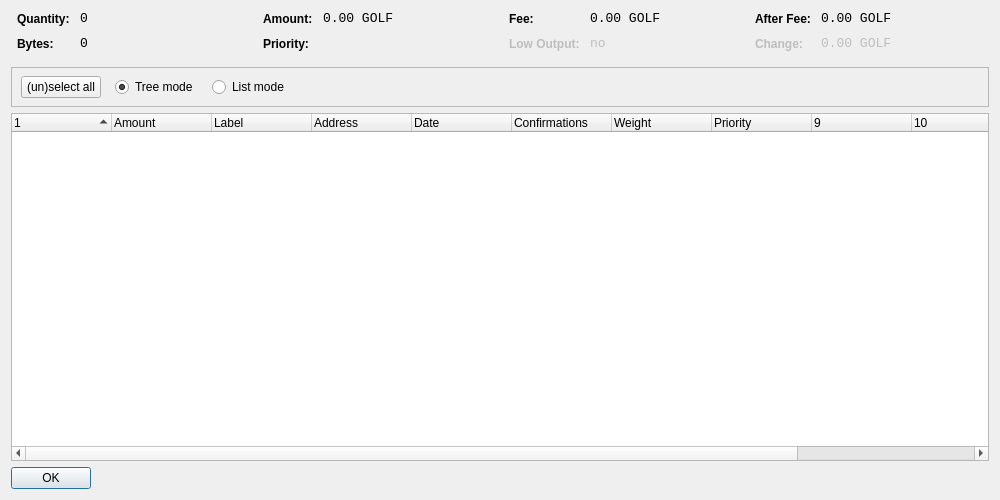
<?xml version="1.0" encoding="UTF-8"?>
<ui version="4.0">
 <class>CoinControlDialog</class>
 <widget class="QWidget" name="CoinControlDialog">
  <property name="geometry">
   <rect>
    <x>0</x>
    <y>0</y>
    <width>1000</width>
    <height>500</height>
   </rect>
  </property>
  <property name="windowTitle">
   <string>Coin Control</string>
  </property>
  <layout class="QVBoxLayout" name="verticalLayout">
   <item>
    <layout class="QHBoxLayout" name="horizontalLayoutTop" stretch="0,0,0,0">
     <property name="topMargin">
      <number>0</number>
     </property>
     <property name="bottomMargin">
      <number>10</number>
     </property>
     <item>
      <layout class="QFormLayout" name="formLayoutCoinControl1">
       <property name="horizontalSpacing">
        <number>10</number>
       </property>
       <property name="verticalSpacing">
        <number>10</number>
       </property>
       <property name="leftMargin">
        <number>6</number>
       </property>
       <property name="rightMargin">
        <number>6</number>
       </property>
       <item row="0" column="0">
        <widget class="QLabel" name="labelCoinControlQuantityText">
         <property name="styleSheet">
          <string notr="true">font-weight:bold;</string>
         </property>
         <property name="text">
          <string>Quantity:</string>
         </property>
        </widget>
       </item>
       <item row="0" column="1">
        <widget class="QLabel" name="labelCoinControlQuantity">
         <property name="font">
          <font>
           <family>Monospace</family>
           <pointsize>10</pointsize>
          </font>
         </property>
         <property name="cursor">
          <cursorShape>IBeamCursor</cursorShape>
         </property>
         <property name="contextMenuPolicy">
          <enum>Qt::ActionsContextMenu</enum>
         </property>
         <property name="text">
          <string notr="true">0</string>
         </property>
         <property name="textInteractionFlags">
          <set>Qt::LinksAccessibleByMouse|Qt::TextSelectableByKeyboard|Qt::TextSelectableByMouse</set>
         </property>
        </widget>
       </item>
       <item row="1" column="0">
        <widget class="QLabel" name="labelCoinControlBytesText">
         <property name="styleSheet">
          <string notr="true">font-weight:bold;</string>
         </property>
         <property name="text">
          <string>Bytes:</string>
         </property>
        </widget>
       </item>
       <item row="1" column="1">
        <widget class="QLabel" name="labelCoinControlBytes">
         <property name="font">
          <font>
           <family>Monospace</family>
           <pointsize>10</pointsize>
          </font>
         </property>
         <property name="cursor">
          <cursorShape>IBeamCursor</cursorShape>
         </property>
         <property name="contextMenuPolicy">
          <enum>Qt::ActionsContextMenu</enum>
         </property>
         <property name="text">
          <string notr="true">0</string>
         </property>
         <property name="textInteractionFlags">
          <set>Qt::LinksAccessibleByMouse|Qt::TextSelectableByKeyboard|Qt::TextSelectableByMouse</set>
         </property>
        </widget>
       </item>
      </layout>
     </item>
     <item>
      <layout class="QFormLayout" name="formLayoutCoinControl2">
       <property name="horizontalSpacing">
        <number>10</number>
       </property>
       <property name="verticalSpacing">
        <number>10</number>
       </property>
       <property name="leftMargin">
        <number>6</number>
       </property>
       <property name="rightMargin">
        <number>6</number>
       </property>
       <item row="0" column="0">
        <widget class="QLabel" name="labelCoinControlAmountText">
         <property name="styleSheet">
          <string notr="true">font-weight:bold;</string>
         </property>
         <property name="text">
          <string>Amount:</string>
         </property>
        </widget>
       </item>
       <item row="0" column="1">
        <widget class="QLabel" name="labelCoinControlAmount">
         <property name="font">
          <font>
           <family>Monospace</family>
           <pointsize>10</pointsize>
          </font>
         </property>
         <property name="cursor">
          <cursorShape>IBeamCursor</cursorShape>
         </property>
         <property name="contextMenuPolicy">
          <enum>Qt::ActionsContextMenu</enum>
         </property>
         <property name="text">
          <string notr="true">0.00 GOLF</string>
         </property>
         <property name="textInteractionFlags">
          <set>Qt::LinksAccessibleByMouse|Qt::TextSelectableByKeyboard|Qt::TextSelectableByMouse</set>
         </property>
        </widget>
       </item>
       <item row="1" column="0">
        <widget class="QLabel" name="labelCoinControlPriorityText">
         <property name="styleSheet">
          <string notr="true">font-weight:bold;</string>
         </property>
         <property name="text">
          <string>Priority:</string>
         </property>
        </widget>
       </item>
       <item row="1" column="1">
        <widget class="QLabel" name="labelCoinControlPriority">
         <property name="font">
          <font>
           <family>Monospace</family>
           <pointsize>10</pointsize>
          </font>
         </property>
         <property name="cursor">
          <cursorShape>IBeamCursor</cursorShape>
         </property>
         <property name="contextMenuPolicy">
          <enum>Qt::ActionsContextMenu</enum>
         </property>
         <property name="text">
          <string/>
         </property>
         <property name="textInteractionFlags">
          <set>Qt::LinksAccessibleByMouse|Qt::TextSelectableByKeyboard|Qt::TextSelectableByMouse</set>
         </property>
        </widget>
       </item>
      </layout>
     </item>
     <item>
      <layout class="QFormLayout" name="formLayoutCoinControl3">
       <property name="horizontalSpacing">
        <number>10</number>
       </property>
       <property name="verticalSpacing">
        <number>10</number>
       </property>
       <property name="leftMargin">
        <number>6</number>
       </property>
       <property name="rightMargin">
        <number>6</number>
       </property>
       <item row="0" column="0">
        <widget class="QLabel" name="labelCoinControlFeeText">
         <property name="styleSheet">
          <string notr="true">font-weight:bold;</string>
         </property>
         <property name="text">
          <string>Fee:</string>
         </property>
        </widget>
       </item>
       <item row="0" column="1">
        <widget class="QLabel" name="labelCoinControlFee">
         <property name="font">
          <font>
           <family>Monospace</family>
           <pointsize>10</pointsize>
          </font>
         </property>
         <property name="cursor">
          <cursorShape>IBeamCursor</cursorShape>
         </property>
         <property name="contextMenuPolicy">
          <enum>Qt::ActionsContextMenu</enum>
         </property>
         <property name="text">
          <string notr="true">0.00 GOLF</string>
         </property>
         <property name="textInteractionFlags">
          <set>Qt::LinksAccessibleByMouse|Qt::TextSelectableByKeyboard|Qt::TextSelectableByMouse</set>
         </property>
        </widget>
       </item>
       <item row="1" column="0">
        <widget class="QLabel" name="labelCoinControlLowOutputText">
         <property name="enabled">
          <bool>false</bool>
         </property>
         <property name="styleSheet">
          <string notr="true">font-weight:bold;</string>
         </property>
         <property name="text">
          <string>Low Output:</string>
         </property>
        </widget>
       </item>
       <item row="1" column="1">
        <widget class="QLabel" name="labelCoinControlLowOutput">
         <property name="enabled">
          <bool>false</bool>
         </property>
         <property name="font">
          <font>
           <family>Monospace</family>
           <pointsize>10</pointsize>
          </font>
         </property>
         <property name="cursor">
          <cursorShape>IBeamCursor</cursorShape>
         </property>
         <property name="contextMenuPolicy">
          <enum>Qt::ActionsContextMenu</enum>
         </property>
         <property name="text">
          <string>no</string>
         </property>
         <property name="textInteractionFlags">
          <set>Qt::LinksAccessibleByMouse|Qt::TextSelectableByKeyboard|Qt::TextSelectableByMouse</set>
         </property>
        </widget>
       </item>
      </layout>
     </item>
     <item>
      <layout class="QFormLayout" name="formLayoutCoinControl4">
       <property name="horizontalSpacing">
        <number>10</number>
       </property>
       <property name="verticalSpacing">
        <number>10</number>
       </property>
       <property name="leftMargin">
        <number>6</number>
       </property>
       <property name="rightMargin">
        <number>6</number>
       </property>
       <item row="0" column="0">
        <widget class="QLabel" name="labelCoinControlAfterFeeText">
         <property name="styleSheet">
          <string notr="true">font-weight:bold;</string>
         </property>
         <property name="text">
          <string>After Fee:</string>
         </property>
        </widget>
       </item>
       <item row="0" column="1">
        <widget class="QLabel" name="labelCoinControlAfterFee">
         <property name="font">
          <font>
           <family>Monospace</family>
           <pointsize>10</pointsize>
          </font>
         </property>
         <property name="cursor">
          <cursorShape>IBeamCursor</cursorShape>
         </property>
         <property name="contextMenuPolicy">
          <enum>Qt::ActionsContextMenu</enum>
         </property>
         <property name="text">
          <string notr="true">0.00 GOLF</string>
         </property>
         <property name="textInteractionFlags">
          <set>Qt::LinksAccessibleByMouse|Qt::TextSelectableByKeyboard|Qt::TextSelectableByMouse</set>
         </property>
        </widget>
       </item>
       <item row="1" column="0">
        <widget class="QLabel" name="labelCoinControlChangeText">
         <property name="enabled">
          <bool>false</bool>
         </property>
         <property name="styleSheet">
          <string notr="true">font-weight:bold;</string>
         </property>
         <property name="text">
          <string>Change:</string>
         </property>
        </widget>
       </item>
       <item row="1" column="1">
        <widget class="QLabel" name="labelCoinControlChange">
         <property name="enabled">
          <bool>false</bool>
         </property>
         <property name="font">
          <font>
           <family>Monospace</family>
           <pointsize>10</pointsize>
          </font>
         </property>
         <property name="cursor">
          <cursorShape>IBeamCursor</cursorShape>
         </property>
         <property name="contextMenuPolicy">
          <enum>Qt::ActionsContextMenu</enum>
         </property>
         <property name="text">
          <string notr="true">0.00 GOLF</string>
         </property>
         <property name="textInteractionFlags">
          <set>Qt::LinksAccessibleByMouse|Qt::TextSelectableByKeyboard|Qt::TextSelectableByMouse</set>
         </property>
        </widget>
       </item>
      </layout>
     </item>
    </layout>
   </item>
   <item>
    <widget class="QFrame" name="frame">
     <property name="minimumSize">
      <size>
       <width>0</width>
       <height>40</height>
      </size>
     </property>
     <property name="frameShape">
      <enum>QFrame::StyledPanel</enum>
     </property>
     <property name="frameShadow">
      <enum>QFrame::Sunken</enum>
     </property>
     <widget class="QWidget" name="horizontalLayoutWidget">
      <property name="geometry">
       <rect>
        <x>10</x>
        <y>0</y>
        <width>781</width>
        <height>41</height>
       </rect>
      </property>
      <layout class="QHBoxLayout" name="horizontalLayoutPanel" stretch="0,0,0,0">
       <property name="spacing">
        <number>14</number>
       </property>
       <item>
        <widget class="QPushButton" name="pushButtonSelectAll">
         <property name="sizePolicy">
          <sizepolicy hsizetype="Maximum" vsizetype="Fixed">
           <horstretch>0</horstretch>
           <verstretch>0</verstretch>
          </sizepolicy>
         </property>
         <property name="text">
          <string>(un)select all</string>
         </property>
        </widget>
       </item>
       <item>
        <widget class="QRadioButton" name="radioTreeMode">
         <property name="sizePolicy">
          <sizepolicy hsizetype="Maximum" vsizetype="Fixed">
           <horstretch>0</horstretch>
           <verstretch>0</verstretch>
          </sizepolicy>
         </property>
         <property name="text">
          <string>Tree mode</string>
         </property>
         <property name="checked">
          <bool>true</bool>
         </property>
        </widget>
       </item>
       <item>
        <widget class="QRadioButton" name="radioListMode">
         <property name="sizePolicy">
          <sizepolicy hsizetype="Maximum" vsizetype="Fixed">
           <horstretch>0</horstretch>
           <verstretch>0</verstretch>
          </sizepolicy>
         </property>
         <property name="text">
          <string>List mode</string>
         </property>
        </widget>
       </item>
       <item>
        <spacer name="horizontalSpacer">
         <property name="orientation">
          <enum>Qt::Horizontal</enum>
         </property>
         <property name="sizeHint" stdset="0">
          <size>
           <width>40</width>
           <height>20</height>
          </size>
         </property>
        </spacer>
       </item>
      </layout>
     </widget>
    </widget>
   </item>
   <item>
    <widget class="CoinControlTreeWidget" name="treeWidget">
     <property name="contextMenuPolicy">
      <enum>Qt::CustomContextMenu</enum>
     </property>
     <property name="sortingEnabled">
      <bool>false</bool>
     </property>
     <property name="columnCount">
      <number>12</number>
     </property>
     <attribute name="headerShowSortIndicator" stdset="0">
      <bool>true</bool>
     </attribute>
     <attribute name="headerStretchLastSection">
      <bool>false</bool>
     </attribute>
     <column>
      <property name="text">
       <string/>
      </property>
     </column>
     <column>
      <property name="text">
       <string>Amount</string>
      </property>
     </column>
     <column>
      <property name="text">
       <string>Label</string>
      </property>
     </column>
     <column>
      <property name="text">
       <string>Address</string>
      </property>
     </column>
     <column>
      <property name="text">
       <string>Date</string>
      </property>
     </column>
     <column>
      <property name="text">
       <string>Confirmations</string>
      </property>
      <property name="toolTip">
       <string>Confirmed</string>
      </property>
     </column>
     <column>
      <property name="text">
       <string>Weight</string>
      </property>
     </column>
     <column>
      <property name="text">
       <string>Priority</string>
      </property>
     </column>
     <column>
      <property name="text">
       <string/>
      </property>
     </column>
     <column>
      <property name="text">
       <string/>
      </property>
     </column>
     <column>
      <property name="text">
       <string/>
      </property>
     </column>
     <column>
      <property name="text">
       <string/>
      </property>
     </column>
    </widget>
   </item>
   <item>
    <widget class="QDialogButtonBox" name="buttonBox">
     <property name="sizePolicy">
      <sizepolicy hsizetype="Maximum" vsizetype="Fixed">
       <horstretch>0</horstretch>
       <verstretch>0</verstretch>
      </sizepolicy>
     </property>
     <property name="orientation">
      <enum>Qt::Horizontal</enum>
     </property>
     <property name="standardButtons">
      <set>QDialogButtonBox::Ok</set>
     </property>
    </widget>
   </item>
  </layout>
 </widget>
 <customwidgets>
  <customwidget>
   <class>CoinControlTreeWidget</class>
   <extends>QTreeWidget</extends>
   <header>coincontroltreewidget.h</header>
  </customwidget>
 </customwidgets>
 <resources/>
 <connections/>
</ui>
